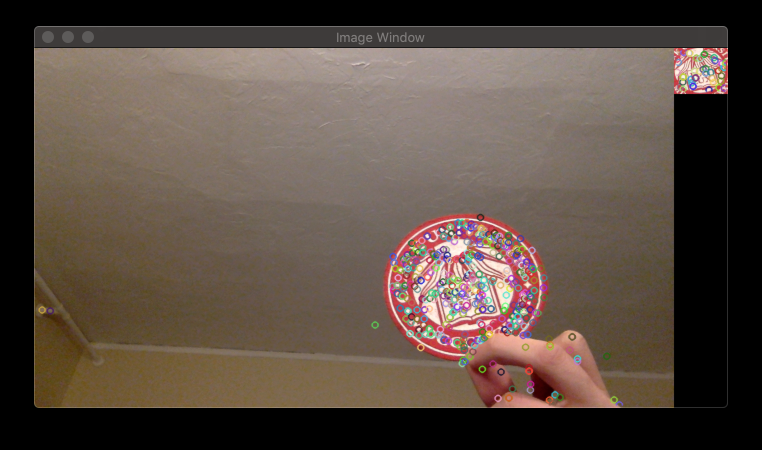
//> input picture Data/SIFT.2Webcam.png, 1524 x 900 px, given in place of the camera (shown at 1/2 size)
$ ./ObjectTracking   (built with g++ and OpenCV 4)
//> lines starting //> are read from the running program, lines starting //| are printed output that depends on the picture
### InteractiveObjectTracking/ObjectTracking.hpp
//
//  ObjectTracking.hpp
//  InteractiveObjectTracking
//
//  Created by Duncan Calder on 11/7/18.
//  Copyright © 2018 Duncan Calder. All rights reserved.
//

#ifndef ObjectTracking_hpp
#define ObjectTracking_hpp
#include <opencv2/opencv.hpp>
#include <opencv2/xfeatures2d.hpp>
#include <string>
#include <vector>
#include <iostream>

#include <stdio.h>

#endif /* ObjectTracking_hpp */

### InteractiveObjectTracking/ObjectTracking.cpp
//
//  ObjectTracking.cpp
//  InteractiveObjectTracking-template matching
//
//  Created by Duncan Calder on 11/7/18.
//  Copyright © 2018 Duncan Calder. All rights reserved.
//

#include "ObjectTracking.hpp"

using namespace cv;
using namespace std;

const char* windowName = "Image Window";

Mat img;
Mat src;
Mat ROI;
Mat displayImage;
Rect selectRect;
Point P1(0,0);
Point P2(0,0);
bool clicked = false;
bool capture = false;
bool croppedCheck = false;
bool newCrop = false;

// [15 lines left out: function checkBoundary, not called in this run]

void showImage() {
    newCrop = false;
    src.copyTo(img);
    if (capture){
        checkBoundary(img, selectRect);
        if(selectRect.width > 0 && selectRect.height > 0){
            ROI = src(selectRect);
            imshow("cropped",ROI);
        }

        rectangle(img, selectRect, Scalar(0, 255 ,0), 1, 8, 0 );
        croppedCheck = true;
        newCrop = true;
    }
    if (croppedCheck && !capture){
        //cout << "show displayImage" << endl;
        imshow(windowName, displayImage);
    }
    else {
        //cout << "show regular image" << endl;
        imshow(windowName,img);
    }
}

// [90 lines left out: functions keypointsCrop, targetLocation, onMouse, not called in this run]

int main(int argc, char* argv[]) {
    namedWindow("Image Window", 1);

    VideoCapture cap;
    cap.open(0);
    Mat firstRead;
    cap.read(firstRead);
//> firstRead is the input picture: 900 rows x 1524 cols, CV_8UC3; mean B, G, R 66.1, 75.7, 89.2
    resize(firstRead, src, Size(), .5, .5);
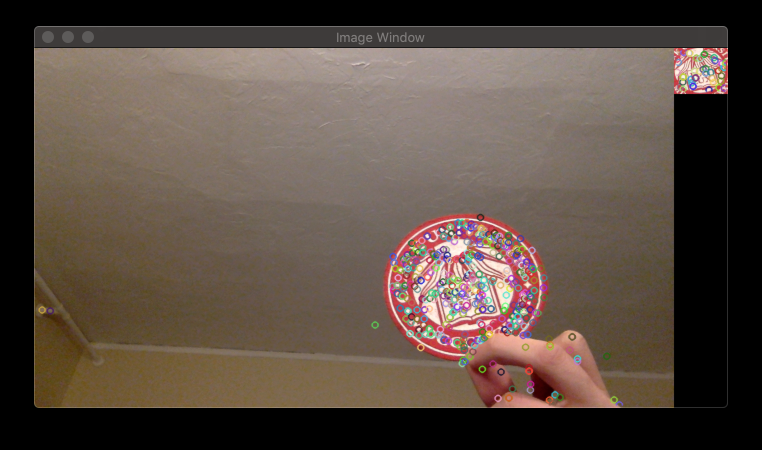
//> src: 450 rows x 762 cols, CV_8UC3; mean B, G, R 66.2, 75.7, 89.3
    setMouseCallback(windowName, onMouse);

    if ( !cap.isOpened() ) {
        printf("Could not initialize video capture\n");
        return 0;
    }
    //I'm realizing that i need to keep these open because i want the cropped image to not change unless it is changed so i can't have it resetting between loops
    Mat resizeImageCrop;
    Mat grayImageCrop;
    Mat regionImage;

    while (1 == 1) {

        Mat originalImage;
        cap.read(originalImage);
        Mat resizeImageVid;
        Mat grayImageVid;
        resize(originalImage, resizeImageVid, Size(), .5, .5);
        cvtColor(resizeImageVid, grayImageVid, COLOR_BGR2GRAY);
        resizeImageVid.copyTo(src);
        resizeImageVid.copyTo(displayImage);

        Point matchLoc;

        char key = waitKey(33);
        if (key == 'q') {
            break;
        }
        if (key == 'p') {
            capture = true;
            croppedCheck = false;
        }
        if (key == 's') {
            capture = false;
        }


        if (newCrop && !capture) {
            //cout << "keypointsCrop" << endl;
            ROI.copyTo(regionImage);
            resize(regionImage, resizeImageCrop, Size(), .5, .5);
            cvtColor(resizeImageCrop, grayImageCrop, COLOR_BGR2GRAY);


        }

        if (croppedCheck && !capture) {
            //cout << "descriptors match" << endl;

            Mat result;
            matchTemplate( resizeImageVid, resizeImageCrop, result, TM_CCORR_NORMED);
            normalize( result, result, 0, 1, NORM_MINMAX, -1, Mat() );
            /// Localizing the best match with minMaxLoc
            double minVal; double maxVal; Point minLoc; Point maxLoc;
            Point matchLoc;

            minMaxLoc( result, &minVal, &maxVal, &minLoc, &maxLoc, Mat() );
            // Add results to image and save.
            assert(displayImage.rows > 0 && displayImage.cols > 0 && "displayImage empty 1");
            assert(resizeImageVid.rows > 0 && resizeImageVid.cols > 0 && "resizeImageVid empty");

            //assert(displayImage.rows > 0 && displayImage.cols > 0 && "displayImage empty 1");
            //cout << "resizeVid: " << resizeImageVid.rows << endl;
            assert(resizeImageVid.rows > 0 && resizeImageVid.cols > 0 && "resizeImageVid empty");
            assert(resizeImageCrop.rows > 0 && resizeImageCrop.cols > 0 && "resizeImageCrop empty");

            matchLoc = maxLoc;
            rectangle( displayImage, matchLoc, Point( matchLoc.x + resizeImageCrop.cols , matchLoc.y + resizeImageCrop.rows ), Scalar::all(0), 2, 8, 0 );
            //rectangle( result, matchLoc, Point( matchLoc.x + resizeImageCrop.cols , matchLoc.y + resizeImageCrop.rows ), Scalar::all(0), 2, 8, 0 );
            //cout << matchLoc << endl;
            targetLocation(matchLoc, displayImage);

        }
        showImage();
        //targetLocation(matchLoc, resizeImageCrop);
        //imshow(windowName,src);
    }
}
